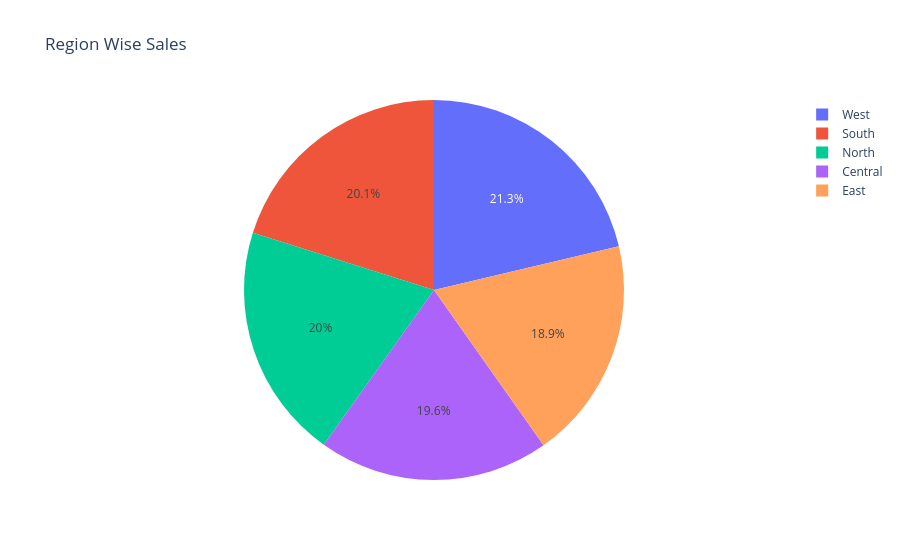

Write notebook code for a chart like this one.
### Markdown cell above
**Code Cell 3
Region Wise Sales**

### Code cell
region_sales = (

    df
    .groupby("Region", as_index=False)["Sales"]
    .sum()

)

fig = px.pie(

    region_sales,

    names="Region",

    values="Sales",

    title="Region Wise Sales"

)

fig.show()

### Figure 1 — Plotly figure (JSON) as saved in the notebook; plotly's stock layout.template omitted (floating-point values rounded to 4 significant figures)
{"data": [{"domain": {"x": [0, 1], "y": [0, 1]}, "hovertemplate": "Region=%{label}<br>Sales=%{value}<extra></extra>", "labels": ["Central", "East", "North", "South", "West"], "legendgroup": "", "name": "", "showlegend": true, "type": "pie", "values": [516000000.0, 497100000.0, 526600000.0, 529100000.0, 560300000.0]}], "layout": {"legend": {"tracegroupgap": 0}, "title": {"text": "Region Wise Sales"}}}
